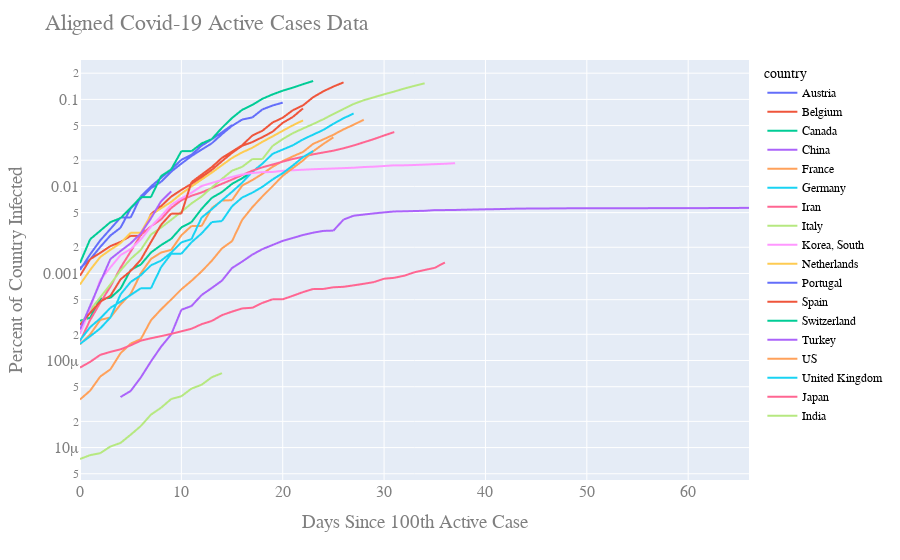

The notebook cell saved with this chart:
### Code cell
popfig = px.line(dfpctmelt, x=dfpctmelt.index, y="percent",color='country',log_y=True)
popfig.update_layout(
    title="Aligned Covid-19 Active Cases Data",
    xaxis_title="Days Since 100th Active Case",
    yaxis_title="Percent of Country Infected",
    font=dict(
        family="Courier New, monospace",
        size=16,
        color="#7f7f7f"
    ),
    legend=dict(
        font=dict(
            family="sans-serif",
            size=12,
            color="black"
        )
    )
)
popfig.show()
popfig.write_html("percentage_aligned.html")

### Figure 1 — Plotly figure (JSON) as saved in the notebook; plotly's stock layout.template omitted (floating-point values rounded to 4 significant figures)
{"data": [{"hoverlabel": {"namelength": 0}, "hovertemplate": "country=Austria<br>x=%{x}<br>percent=%{y}", "legendgroup": "Austria", "line": {"color": "#636efa", "dash": "solid"}, "mode": "lines", "name": "Austria", "showlegend": true, "type": "scattergl", "x": [0, 1, 2, 3, 4, 5, 6, 7, 8, 9, 10, 11, 12, 13, 14, 15, 16, 17, 18, 19, 20, 21, 22, 23, 24, 25, 26, 27, 28, 29, 30, 31, 32, 33, 34, 35, 36, 37, 38, 39, 40, 41, 42, 43, 44, 45, 46, 47, 48, 49, 50, 51, 52, 53, 54, 55, 56, 57, 58, 59, 60, 61, 62, 63, 64, 65, 66], "xaxis": "x", "y": [0.001155, 0.001455, 0.002021, 0.002731, 0.003353, 0.005596, 0.007273, 0.009549, 0.0113, 0.01479, 0.01828, 0.02235, 0.02651, 0.03124, 0.03977, 0.04968, 0.05866, 0.06204, 0.07671, 0.08502, 0.09183, null, null, null, null, null, null, null, null, null, null, null, null, null, null, null, null, null, null, null, null, null, null, null, null, null, null, null, null, null, null, null, null, null, null, null, null, null, null, null, null, null, null, null, null, null, null], "yaxis": "y"}, {"hoverlabel": {"namelength": 0}, "hovertemplate": "country=Belgium<br>x=%{x}<br>percent=%{y}", "legendgroup": "Belgium", "line": {"color": "#EF553B", "dash": "solid"}, "mode": "lines", "name": "Belgium", "showlegend": true, "type": "scattergl", "x": [0, 1, 2, 3, 4, 5, 6, 7, 8, 9, 10, 11, 12, 13, 14, 15, 16, 17, 18, 19, 20, 21, 22, 23, 24, 25, 26, 27, 28, 29, 30, 31, 32, 33, 34, 35, 36, 37, 38, 39, 40, 41, 42, 43, 44, 45, 46, 47, 48, 49, 50, 51, 52, 53, 54, 55, 56, 57, 58, 59, 60, 61, 62, 63, 64, 65, 66], "xaxis": "x", "y": [0.0009405, 0.001458, 0.001726, 0.002062, 0.002304, 0.002709, 0.002709, 0.004823, 0.005945, 0.007645, 0.009129, 0.01073, 0.01282, 0.01549, 0.01947, 0.02429, 0.02935, 0.0323, 0.03683, 0.0426, 0.0538, 0.06285, 0.07881, null, null, null, null, null, null, null, null, null, null, null, null, null, null, null, null, null, null, null, null, null, null, null, null, null, null, null, null, null, null, null, null, null, null, null, null, null, null, null, null, null, null, null, null], "yaxis": "y"}, {"hoverlabel": {"namelength": 0}, "hovertemplate": "country=Canada<br>x=%{x}<br>percent=%{y}", "legendgroup": "Canada", "line": {"color": "#00cc96", "dash": "solid"}, "mode": "lines", "name": "Canada", "showlegend": true, "type": "scattergl", "x": [0, 1, 2, 3, 4, 5, 6, 7, 8, 9, 10, 11, 12, 13, 14, 15, 16, 17, 18, 19, 20, 21, 22, 23, 24, 25, 26, 27, 28, 29, 30, 31, 32, 33, 34, 35, 36, 37, 38, 39, 40, 41, 42, 43, 44, 45, 46, 47, 48, 49, 50, 51, 52, 53, 54, 55, 56, 57, 58, 59, 60, 61, 62, 63, 64, 65, 66], "xaxis": "x", "y": [0.0002862, 0.00031, 0.0005114, 0.0005246, 0.0006677, 0.0011, 0.001266, 0.001741, 0.00212, 0.002499, 0.003383, 0.003892, 0.005532, 0.007392, 0.008614, 0.01071, 0.01241, 0.01477, null, null, null, null, null, null, null, null, null, null, null, null, null, null, null, null, null, null, null, null, null, null, null, null, null, null, null, null, null, null, null, null, null, null, null, null, null, null, null, null, null, null, null, null, null, null, null, null, null], "yaxis": "y"}, {"hoverlabel": {"namelength": 0}, "hovertemplate": "country=China<br>x=%{x}<br>percent=%{y}", "legendgroup": "China", "line": {"color": "#ab63fa", "dash": "solid"}, "mode": "lines", "name": "China", "showlegend": true, "type": "scattergl", "x": [0, 1, 2, 3, 4, 5, 6, 7, 8, 9, 10, 11, 12, 13, 14, 15, 16, 17, 18, 19, 20, 21, 22, 23, 24, 25, 26, 27, 28, 29, 30, 31, 32, 33, 34, 35, 36, 37, 38, 39, 40, 41, 42, 43, 44, 45, 46, 47, 48, 49, 50, 51, 52, 53, 54, 55, 56, 57, 58, 59, 60, 61, 62, 63, 64, 65, 66], "xaxis": "x", "y": [null, null, null, null, 3.807e-05, 4.467e-05, 6.392e-05, 9.768e-05, 0.0001442, 0.0001999, 0.0003827, 0.0004229, 0.0005656, 0.000681, 0.0008262, 0.001155, 0.00137, 0.001647, 0.001906, 0.002125, 0.00237, 0.002558, 0.002767, 0.002943, 0.003084, 0.00311, 0.004161, 0.00461, 0.004753, 0.004899, 0.005033, 0.005156, 0.005184, 0.005216, 0.005249, 0.00535, 0.005351, 0.005366, 0.005402, 0.005431, 0.005461, 0.005484, 0.005513, 0.005553, 0.005568, 0.005576, 0.005585, 0.005595, 0.005606, 0.005612, 0.005615, 0.005618, 0.00562, 0.005622, 0.005623, 0.005624, 0.005626, 0.005628, 0.00563, 0.005632, 0.005635, 0.005638, 0.005645, 0.005649, 0.005658, 0.005662, 0.005669], "yaxis": "y"}, {"hoverlabel": {"namelength": 0}, "hovertemplate": "country=France<br>x=%{x}<br>percent=%{y}", "legendgroup": "France", "line": {"color": "#FFA15A", "dash": "solid"}, "mode": "lines", "name": "France", "showlegend": true, "type": "scattergl", "x": [0, 1, 2, 3, 4, 5, 6, 7, 8, 9, 10, 11, 12, 13, 14, 15, 16, 17, 18, 19, 20, 21, 22, 23, 24, 25, 26, 27, 28, 29, 30, 31, 32, 33, 34, 35, 36, 37, 38, 39, 40, 41, 42, 43, 44, 45, 46, 47, 48, 49, 50, 51, 52, 53, 54, 55, 56, 57, 58, 59, 60, 61, 62, 63, 64, 65, 66], "xaxis": "x", "y": [0.0001532, 0.0001992, 0.0002926, 0.0003125, 0.0004412, 0.0005822, 0.001005, 0.001469, 0.00174, 0.001868, 0.002748, 0.003513, 0.003513, 0.005639, 0.006888, 0.006943, 0.01024, 0.01182, 0.01398, 0.01681, 0.01955, 0.02216, 0.02488, 0.03083, 0.03466, 0.03922, 0.04527, 0.05117, 0.05838, null, null, null, null, null, null, null, null, null, null, null, null, null, null, null, null, null, null, null, null, null, null, null, null, null, null, null, null, null, null, null, null, null, null, null, null, null, null], "yaxis": "y"}, {"hoverlabel": {"namelength": 0}, "hovertemplate": "country=Germany<br>x=%{x}<br>percent=%{y}", "legendgroup": "Germany", "line": {"color": "#19d3f3", "dash": "solid"}, "mode": "lines", "name": "Germany", "showlegend": true, "type": "scattergl", "x": [0, 1, 2, 3, 4, 5, 6, 7, 8, 9, 10, 11, 12, 13, 14, 15, 16, 17, 18, 19, 20, 21, 22, 23, 24, 25, 26, 27, 28, 29, 30, 31, 32, 33, 34, 35, 36, 37, 38, 39, 40, 41, 42, 43, 44, 45, 46, 47, 48, 49, 50, 51, 52, 53, 54, 55, 56, 57, 58, 59, 60, 61, 62, 63, 64, 65, 66], "xaxis": "x", "y": [0.0001552, 0.0001898, 0.0002339, 0.0003127, 0.0005753, 0.0007997, 0.0009536, 0.001241, 0.001404, 0.001739, 0.002277, 0.00248, 0.004386, 0.005472, 0.006917, 0.008679, 0.01105, 0.01471, 0.01829, 0.02369, 0.02651, 0.02969, 0.03468, 0.03937, 0.04455, 0.05244, 0.06072, 0.06886, null, null, null, null, null, null, null, null, null, null, null, null, null, null, null, null, null, null, null, null, null, null, null, null, null, null, null, null, null, null, null, null, null, null, null, null, null, null, null], "yaxis": "y"}, {"hoverlabel": {"namelength": 0}, "hovertemplate": "country=Iran<br>x=%{x}<br>percent=%{y}", "legendgroup": "Iran", "line": {"color": "#FF6692", "dash": "solid"}, "mode": "lines", "name": "Iran", "showlegend": true, "type": "scattergl", "x": [0, 1, 2, 3, 4, 5, 6, 7, 8, 9, 10, 11, 12, 13, 14, 15, 16, 17, 18, 19, 20, 21, 22, 23, 24, 25, 26, 27, 28, 29, 30, 31, 32, 33, 34, 35, 36, 37, 38, 39, 40, 41, 42, 43, 44, 45, 46, 47, 48, 49, 50, 51, 52, 53, 54, 55, 56, 57, 58, 59, 60, 61, 62, 63, 64, 65, 66], "xaxis": "x", "y": [0.0001655, 0.0002917, 0.0004619, 0.000706, 0.001164, 0.001787, 0.002781, 0.003479, 0.004182, 0.005652, 0.006933, 0.007817, 0.008526, 0.009575, 0.01072, 0.012, 0.01353, 0.01515, 0.01659, 0.01785, 0.01925, 0.02067, 0.02191, 0.02339, 0.02454, 0.02576, 0.02744, 0.02954, 0.03217, 0.03501, 0.03849, 0.04216, null, null, null, null, null, null, null, null, null, null, null, null, null, null, null, null, null, null, null, null, null, null, null, null, null, null, null, null, null, null, null, null, null, null, null], "yaxis": "y"}, {"hoverlabel": {"namelength": 0}, "hovertemplate": "country=Italy<br>x=%{x}<br>percent=%{y}", "legendgroup": "Italy", "line": {"color": "#B6E880", "dash": "solid"}, "mode": "lines", "name": "Italy", "showlegend": true, "type": "scattergl", "x": [0, 1, 2, 3, 4, 5, 6, 7, 8, 9, 10, 11, 12, 13, 14, 15, 16, 17, 18, 19, 20, 21, 22, 23, 24, 25, 26, 27, 28, 29, 30, 31, 32, 33, 34, 35, 36, 37, 38, 39, 40, 41, 42, 43, 44, 45, 46, 47, 48, 49, 50, 51, 52, 53, 54, 55, 56, 57, 58, 59, 60, 61, 62, 63, 64, 65, 66], "xaxis": "x", "y": [0.0002564, 0.0003788, 0.0005326, 0.0007492, 0.001083, 0.001469, 0.001866, 0.002802, 0.003367, 0.004138, 0.005109, 0.006381, 0.007668, 0.00973, 0.0122, 0.01517, 0.01679, 0.02061, 0.02061, 0.02921, 0.03499, 0.04093, 0.04628, 0.05211, 0.05907, 0.06787, 0.07777, 0.08861, 0.09781, 0.1057, 0.1144, 0.123, 0.1333, 0.1431, 0.1529, null, null, null, null, null, null, null, null, null, null, null, null, null, null, null, null, null, null, null, null, null, null, null, null, null, null, null, null, null, null, null, null], "yaxis": "y"}, {"hoverlabel": {"namelength": 0}, "hovertemplate": "country=Korea, South<br>x=%{x}<br>percent=%{y}", "legendgroup": "Korea, South", "line": {"color": "#FF97FF", "dash": "solid"}, "mode": "lines", "name": "Korea, South", "showlegend": true, "type": "scattergl", "x": [0, 1, 2, 3, 4, 5, 6, 7, 8, 9, 10, 11, 12, 13, 14, 15, 16, 17, 18, 19, 20, 21, 22, 23, 24, 25, 26, 27, 28, 29, 30, 31, 32, 33, 34, 35, 36, 37, 38, 39, 40, 41, 42, 43, 44, 45, 46, 47, 48, 49, 50, 51, 52, 53, 54, 55, 56, 57, 58, 59, 60, 61, 62, 63, 64, 65, 66], "xaxis": "x", "y": [0.0002029, 0.0003979, 0.0008446, 0.001174, 0.001625, 0.001906, 0.00246, 0.003445, 0.004558, 0.006144, 0.007287, 0.008455, 0.01012, 0.01096, 0.01187, 0.01286, 0.01373, 0.01427, 0.01459, 0.01465, 0.01513, 0.01535, 0.01556, 0.01577, 0.01592, 0.01606, 0.01623, 0.01641, 0.01671, 0.01688, 0.01716, 0.01748, 0.01748, 0.01763, 0.01782, 0.01802, 0.0182, 0.01849, null, null, null, null, null, null, null, null, null, null, null, null, null, null, null, null, null, null, null, null, null, null, null, null, null, null, null, null, null], "yaxis": "y"}, {"hoverlabel": {"namelength": 0}, "hovertemplate": "country=Netherlands<br>x=%{x}<br>percent=%{y}", "legendgroup": "Netherlands", "line": {"color": "#FECB52", "dash": "solid"}, "mode": "lines", "name": "Netherlands", "showlegend": true, "type": "scattergl", "x": [0, 1, 2, 3, 4, 5, 6, 7, 8, 9, 10, 11, 12, 13, 14, 15, 16, 17, 18, 19, 20, 21, 22, 23, 24, 25, 26, 27, 28, 29, 30, 31, 32, 33, 34, 35, 36, 37, 38, 39, 40, 41, 42, 43, 44, 45, 46, 47, 48, 49, 50, 51, 52, 53, 54, 55, 56, 57, 58, 59, 60, 61, 62, 63, 64, 65, 66], "xaxis": "x", "y": [0.000747, 0.001097, 0.001547, 0.001873, 0.002229, 0.002936, 0.002936, 0.004704, 0.005614, 0.006641, 0.008264, 0.009985, 0.01201, 0.0144, 0.01753, 0.02124, 0.02461, 0.0278, 0.03257, 0.03757, 0.04358, 0.05046, 0.0573, null, null, null, null, null, null, null, null, null, null, null, null, null, null, null, null, null, null, null, null, null, null, null, null, null, null, null, null, null, null, null, null, null, null, null, null, null, null, null, null, null, null, null, null], "yaxis": "y"}, {"hoverlabel": {"namelength": 0}, "hovertemplate": "country=Portugal<br>x=%{x}<br>percent=%{y}", "legendgroup": "Portugal", "line": {"color": "#636efa", "dash": "solid"}, "mode": "lines", "name": "Portugal", "showlegend": true, "type": "scattergl", "x": [0, 1, 2, 3, 4, 5, 6, 7, 8, 9, 10, 11, 12, 13, 14, 15, 16, 17, 18, 19, 20, 21, 22, 23, 24, 25, 26, 27, 28, 29, 30, 31, 32, 33, 34, 35, 36, 37, 38, 39, 40, 41, 42, 43, 44, 45, 46, 47, 48, 49, 50, 51, 52, 53, 54, 55, 56, 57, 58, 59, 60, 61, 62, 63, 64, 65, 66], "xaxis": "x", "y": [0.001098, 0.001657, 0.002403, 0.003246, 0.004394, 0.004394, 0.007699, 0.01, 0.01255, 0.01569, 0.0202, 0.02316, 0.02937, 0.03476, 0.04186, 0.0507, null, null, null, null, null, null, null, null, null, null, null, null, null, null, null, null, null, null, null, null, null, null, null, null, null, null, null, null, null, null, null, null, null, null, null, null, null, null, null, null, null, null, null, null, null, null, null, null, null, null, null], "yaxis": "y"}, {"hoverlabel": {"namelength": 0}, "hovertemplate": "country=Spain<br>x=%{x}<br>percent=%{y}", "legendgroup": "Spain", "line": {"color": "#EF553B", "dash": "solid"}, "mode": "lines", "name": "Spain", "showlegend": true, "type": "scattergl", "x": [0, 1, 2, 3, 4, 5, 6, 7, 8, 9, 10, 11, 12, 13, 14, 15, 16, 17, 18, 19, 20, 21, 22, 23, 24, 25, 26, 27, 28, 29, 30, 31, 32, 33, 34, 35, 36, 37, 38, 39, 40, 41, 42, 43, 44, 45, 46, 47, 48, 49, 50, 51, 52, 53, 54, 55, 56, 57, 58, 59, 60, 61, 62, 63, 64, 65, 66], "xaxis": "x", "y": [0.0002567, 0.0003529, 0.0004748, 0.000554, 0.0008555, 0.001069, 0.001439, 0.002295, 0.003625, 0.00487, 0.00487, 0.01119, 0.01367, 0.01668, 0.02126, 0.02513, 0.02975, 0.03842, 0.04365, 0.05427, 0.06153, 0.07515, 0.08531, 0.1059, 0.1236, 0.1406, 0.1566, null, null, null, null, null, null, null, null, null, null, null, null, null, null, null, null, null, null, null, null, null, null, null, null, null, null, null, null, null, null, null, null, null, null, null, null, null, null, null, null], "yaxis": "y"}, {"hoverlabel": {"namelength": 0}, "hovertemplate": "country=Switzerland<br>x=%{x}<br>percent=%{y}", "legendgroup": "Switzerland", "line": {"color": "#00cc96", "dash": "solid"}, "mode": "lines", "name": "Switzerland", "showlegend": true, "type": "scattergl", "x": [0, 1, 2, 3, 4, 5, 6, 7, 8, 9, 10, 11, 12, 13, 14, 15, 16, 17, 18, 19, 20, 21, 22, 23, 24, 25, 26, 27, 28, 29, 30, 31, 32, 33, 34, 35, 36, 37, 38, 39, 40, 41, 42, 43, 44, 45, 46, 47, 48, 49, 50, 51, 52, 53, 54, 55, 56, 57, 58, 59, 60, 61, 62, 63, 64, 65, 66], "xaxis": "x", "y": [0.001317, 0.002473, 0.003097, 0.003894, 0.004321, 0.005673, 0.007534, 0.007534, 0.01316, 0.0157, 0.02542, 0.02542, 0.0312, 0.03499, 0.04708, 0.06117, 0.07597, 0.08636, 0.1016, 0.1141, 0.1259, 0.1365, 0.1494, 0.1626, null, null, null, null, null, null, null, null, null, null, null, null, null, null, null, null, null, null, null, null, null, null, null, null, null, null, null, null, null, null, null, null, null, null, null, null, null, null, null, null, null, null, null], "yaxis": "y"}, {"hoverlabel": {"namelength": 0}, "hovertemplate": "country=Turkey<br>x=%{x}<br>percent=%{y}", "legendgroup": "Turkey", "line": {"color": "#ab63fa", "dash": "solid"}, "mode": "lines", "name": "Turkey", "showlegend": true, "type": "scattergl", "x": [0, 1, 2, 3, 4, 5, 6, 7, 8, 9, 10, 11, 12, 13, 14, 15, 16, 17, 18, 19, 20, 21, 22, 23, 24, 25, 26, 27, 28, 29, 30, 31, 32, 33, 34, 35, 36, 37, 38, 39, 40, 41, 42, 43, 44, 45, 46, 47, 48, 49, 50, 51, 52, 53, 54, 55, 56, 57, 58, 59, 60, 61, 62, 63, 64, 65, 66], "xaxis": "x", "y": [0.0002277, 0.0004257, 0.0007944, 0.001466, 0.001813, 0.00222, 0.002885, 0.004303, 0.006756, 0.008776, null, null, null, null, null, null, null, null, null, null, null, null, null, null, null, null, null, null, null, null, null, null, null, null, null, null, null, null, null, null, null, null, null, null, null, null, null, null, null, null, null, null, null, null, null, null, null, null, null, null, null, null, null, null, null, null, null], "yaxis": "y"}, {"hoverlabel": {"namelength": 0}, "hovertemplate": "country=US<br>x=%{x}<br>percent=%{y}", "legendgroup": "US", "line": {"color": "#FFA15A", "dash": "solid"}, "mode": "lines", "name": "US", "showlegend": true, "type": "scattergl", "x": [0, 1, 2, 3, 4, 5, 6, 7, 8, 9, 10, 11, 12, 13, 14, 15, 16, 17, 18, 19, 20, 21, 22, 23, 24, 25, 26, 27, 28, 29, 30, 31, 32, 33, 34, 35, 36, 37, 38, 39, 40, 41, 42, 43, 44, 45, 46, 47, 48, 49, 50, 51, 52, 53, 54, 55, 56, 57, 58, 59, 60, 61, 62, 63, 64, 65, 66], "xaxis": "x", "y": [3.565e-05, 4.501e-05, 6.556e-05, 7.915e-05, 0.0001214, 0.0001565, 0.0001761, 0.0002897, 0.000387, 0.0005024, 0.0006583, 0.0008239, 0.001057, 0.001399, 0.00194, 0.002351, 0.004132, 0.00577, 0.007701, 0.01005, 0.01325, 0.01624, 0.01987, 0.02533, 0.03071, 0.0367, null, null, null, null, null, null, null, null, null, null, null, null, null, null, null, null, null, null, null, null, null, null, null, null, null, null, null, null, null, null, null, null, null, null, null, null, null, null, null, null, null], "yaxis": "y"}, {"hoverlabel": {"namelength": 0}, "hovertemplate": "country=United Kingdom<br>x=%{x}<br>percent=%{y}", "legendgroup": "United Kingdom", "line": {"color": "#19d3f3", "dash": "solid"}, "mode": "lines", "name": "United Kingdom", "showlegend": true, "type": "scattergl", "x": [0, 1, 2, 3, 4, 5, 6, 7, 8, 9, 10, 11, 12, 13, 14, 15, 16, 17, 18, 19, 20, 21, 22, 23, 24, 25, 26, 27, 28, 29, 30, 31, 32, 33, 34, 35, 36, 37, 38, 39, 40, 41, 42, 43, 44, 45, 46, 47, 48, 49, 50, 51, 52, 53, 54, 55, 56, 57, 58, 59, 60, 61, 62, 63, 64, 65, 66], "xaxis": "x", "y": [0.0001709, 0.0002416, 0.0003049, 0.0004036, 0.0004743, 0.0005657, 0.0006761, 0.0006761, 0.001181, 0.001685, 0.001687, 0.002285, 0.002887, 0.003892, 0.004001, 0.005913, 0.007464, 0.008463, 0.009908, 0.01203, 0.0142, 0.0174, 0.02172, 0.0255, null, null, null, null, null, null, null, null, null, null, null, null, null, null, null, null, null, null, null, null, null, null, null, null, null, null, null, null, null, null, null, null, null, null, null, null, null, null, null, null, null, null, null], "yaxis": "y"}, {"hoverlabel": {"namelength": 0}, "hovertemplate": "country=Japan<br>x=%{x}<br>percent=%{y}", "legendgroup": "Japan", "line": {"color": "#FF6692", "dash": "solid"}, "mode": "lines", "name": "Japan", "showlegend": true, "type": "scattergl", "x": [0, 1, 2, 3, 4, 5, 6, 7, 8, 9, 10, 11, 12, 13, 14, 15, 16, 17, 18, 19, 20, 21, 22, 23, 24, 25, 26, 27, 28, 29, 30, 31, 32, 33, 34, 35, 36, 37, 38, 39, 40, 41, 42, 43, 44, 45, 46, 47, 48, 49, 50, 51, 52, 53, 54, 55, 56, 57, 58, 59, 60, 61, 62, 63, 64, 65, 66], "xaxis": "x", "y": [8.302e-05, 9.646e-05, 0.0001162, 0.0001257, 0.0001344, 0.0001494, 0.0001692, 0.0001803, 0.0001905, 0.0002024, 0.0002166, 0.0002317, 0.0002617, 0.0002846, 0.0003321, 0.0003645, 0.0003969, 0.000404, 0.0004594, 0.0005052, 0.0005052, 0.0005543, 0.0006112, 0.0006634, 0.0006634, 0.0006942, 0.0007029, 0.0007306, 0.0007614, 0.0007962, 0.0008705, 0.0008919, 0.0009433, 0.001033, 0.001097, 0.001161, 0.001339, null, null, null, null, null, null, null, null, null, null, null, null, null, null, null, null, null, null, null, null, null, null, null, null, null, null, null, null, null, null], "yaxis": "y"}, {"hoverlabel": {"namelength": 0}, "hovertemplate": "country=India<br>x=%{x}<br>percent=%{y}", "legendgroup": "India", "line": {"color": "#B6E880", "dash": "solid"}, "mode": "lines", "name": "India", "showlegend": true, "type": "scattergl", "x": [0, 1, 2, 3, 4, 5, 6, 7, 8, 9, 10, 11, 12, 13, 14, 15, 16, 17, 18, 19, 20, 21, 22, 23, 24, 25, 26, 27, 28, 29, 30, 31, 32, 33, 34, 35, 36, 37, 38, 39, 40, 41, 42, 43, 44, 45, 46, 47, 48, 49, 50, 51, 52, 53, 54, 55, 56, 57, 58, 59, 60, 61, 62, 63, 64, 65, 66], "xaxis": "x", "y": [7.391e-06, 8.188e-06, 8.623e-06, 1.029e-05, 1.13e-05, 1.406e-05, 1.768e-05, 2.391e-05, 2.87e-05, 3.616e-05, 3.884e-05, 4.761e-05, 5.268e-05, 6.428e-05, 7.152e-05, null, null, null, null, null, null, null, null, null, null, null, null, null, null, null, null, null, null, null, null, null, null, null, null, null, null, null, null, null, null, null, null, null, null, null, null, null, null, null, null, null, null, null, null, null, null, null, null, null, null, null, null], "yaxis": "y"}], "layout": {"font": {"color": "#7f7f7f", "family": "Courier New, monospace", "size": 16}, "legend": {"font": {"color": "black", "family": "sans-serif", "size": 12}, "title": {"text": "country"}, "tracegroupgap": 0}, "margin": {"t": 60}, "title": {"text": "Aligned Covid-19 Active Cases Data"}, "xaxis": {"anchor": "y", "domain": [0, 1], "title": {"text": "Days Since 100th Active Case"}}, "yaxis": {"anchor": "x", "domain": [0, 1], "title": {"text": "Percent of Country Infected"}, "type": "log"}}}
